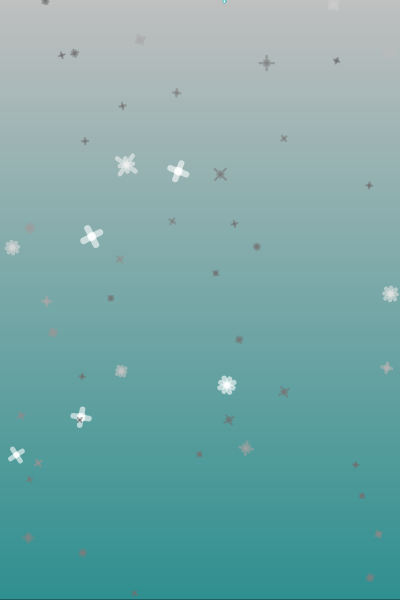
Frame 1 (no input)
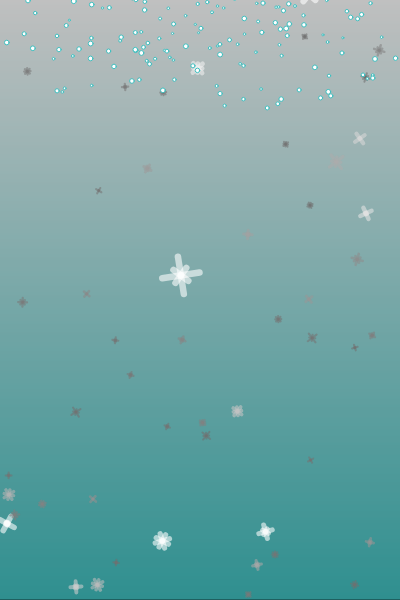
Frame 60 (no input)
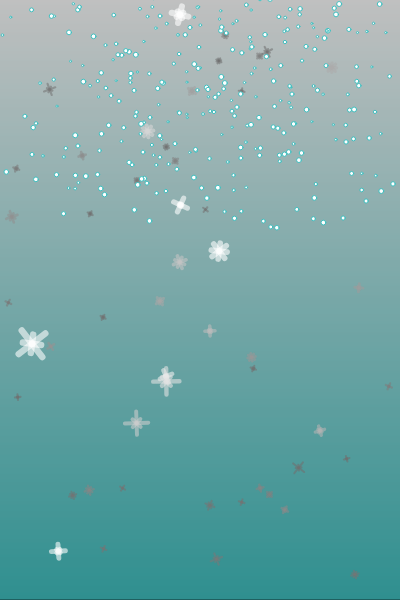
Frame 120 (the mouse pressed at the canvas centre since frame 60)

The p5.js sketch that drew these frames (run headless with seeded random() and noise() and a simulated clock; from frame 60 on, the mouse is pressed at the canvas centre):

// p5.js sketch
// ── sketch.js
let snowflakes = []; // array to hold snowflake objects
let c1,c2;
let snow;

function setup() {
    createCanvas(400, 600);
    snow = new snowStorm();
  }

function draw() {
  background(0,255);
  snow = new snowStorm();
  //snow.update();
  c1 = color(255);
  c2 = color(63, 191, 191);
  
  for(let y=0; y<height; y++){
    n = map(y,0,height,0,1);
    let newc = lerpColor(c1,c2,n);
    stroke(newc);
    line(0,y,width, y);
  }

  snow.update();
  let t = frameCount / 400; // update time

  // create a random number of snowflakes each frame
  for (let i = 0; i < random(5); i++) {
    snowflakes.push(new snowflake()); // append snowflake object
  }

  // loop through snowflakes with a for..of loop
  for (let flake of snowflakes) {
    flake.update(t); // update snowflake position
    flake.display(); // draw snowflake
  }
}

// snowflake class
function snowflake() {
  // initialize coordinates
  this.posX = 0;
  this.posY = random(-50, 0);
  this.initialangle = random(0, 2 * PI);
  this.size = random(2, 5);

  // radius of snowflake spiral
  // chosen so the snowflakes are uniformly spread out in area
  this.radius = sqrt(random(pow(width / 2, 2)));

  this.update = function(time) {
    // x position follows a circle
    let w = 0.6; // angular speed
    let angle = w * time + this.initialangle;
    this.posX = width / 2 + this.radius * sin(angle);

    // different size snowflakes fall at slightly different y speeds
    this.posY += pow(this.size, 0.5);

    // delete snowflake if past end of screen
    if (this.posY > height) {
      let index = snowflakes.indexOf(this);
      snowflakes.splice(index, 1);
    }
  };

  this.display = function() {
    ellipse(this.posX, this.posY, this.size);
  };
}

function snowStorm() {
  this.pos = []; /// Each flake's location
  this.vel = []; /// Each flake's speed (related to scale).
  this.size = []; /// The flake's size (related to distance).
  this.flow = []; /// Adds a generalized noise movement
  this.breeze = []; /// Adds a wind force using noise
  this.rot = []; /// Spin the snowflakes
  this.yoff = []; /// Each flake's unique noise value
  let dense = 50; /// How many flakes
  let sizeset = 0; /// Set the size based on order in array.
  
  for (let i = 0; i < dense; i++) {
    this.yoff.push(random(1000));
    this.pos.push(createVector(random(width),random(height)));
    
    /// Set the size using lerp.  This will make more small
    /// flakes with fewer large ones to add depth to the scene.
    sizeset = lerp(sizeset,5,0.1);
    this.size.push(7-sizeset);
    
    /// Smaller flakes are in the distance, and should fall
    /// slower to maintain perspective.  Set velocities to scale.
    this.vel.push(createVector(0,this.size[i])); 
    this.vel[i].mult(1.25);
    
    /// Each flake will fall in a general direction plus
    /// each flake has a unique deviation.  This simulates how
    /// aerodynamics disturb the constant rate of descent.
    this.flow.push(0);
    this.breeze.push(random(0.75));
    this.rot.push(random(-PI,PI));
  }
    
  this.update = function() {
    for (let i = 0; i < dense; i++) {
      this.yoff[i] += 0.05;
      this.pos[i].add(this.vel[i]);
      
      /// Generate common movement.
      this.flow[i] = map(noise((i+1)*0.01,
                               this.yoff[i],
                           frameCount*0.01),
                         0,1,
                         -this.size[i]*4,
                         this.size[i]*4);
      
      /// Generate unique rotation.
      this.rot[i] =  map(noise(this.yoff[i]*0.1,
                           frameCount*0.00001),
                         0,1,
                         -TWO_PI,
                         TWO_PI);
      
      /// Provide for left or right wind force.
      let switchmove = map(noise(this.yoff[i]*0.1,
                                 frameCount*0.005),
                           0,1,
                           -3,3);
      /// Applies scale to wind force.
      let move = map(this.size[i],1,5,0.1,2);
      move *= switchmove;
      
      /// Accumulate the wind force.
      this.pos[i].x += move;
      

      this.bounds(i);
      
      push();
      /// Brighter colors in front (large flakes),
      /// dimmer colors in back (small flakes).
      let scol = map(this.size[i],1,5,64,255);
      stroke(scol,150);
      // stroke(0,scol,scol,150);
      strokeWeight(this.size[i]);
      
      
      push();
      translate(this.pos[i].x+this.flow[i],
            this.pos[i].y+this.flow[i]);
      rotate(this.rot[i]);
      
      /// Change the shape of the snowflakes.
      let flip = map(this.rot[i],-TWO_PI,TWO_PI,
                     -this.size[i]*4,
                     this.size[i]*4);
      
      let scale = this.size[i];
      line(-scale-flip,0,
           scale+flip,0);
      line(0,scale+flip,
           0,-scale-flip);
      line(scale,scale,
           -scale,-scale);
      line(scale,-scale,
           -scale,scale);
      pop();
      
      pop();
      
    }
  }
  
  this.bounds = function(i) {
    /// Reset to top or wrap-around when
    /// out-of-bounds.
    /// Keep current size, and factor velocity.
    
    if (this.pos[i].y > height) {
      this.pos[i] = createVector(random(width),0);
      this.vel[i] = createVector(0,this.size[i]);                  
      this.vel[i].mult(1.25);
    }
    if (this.pos[i].x > width) {
      this.pos[i].x = 0;
    }
    if (this.pos[i].x < 0) {
      this.pos[i].x = width;
    }
  }
  
}
// ── style.css
@media (min-width: 360px) {
    img {
        width: 200px;
    }
}

@media (min-width: 720px) {
    img {
        width: 400px;
    }
}

@media (min-width: 1600px) {
    img {
        width: 400px;
    }
}

html, body{
    /*height: 100%;*/
    margin: 0;
}

body, main{
    display: flex;
    flex-direction: column;
    justify-content: center;
    align-items: center;
    background-color: rgb(228, 228, 228);
}

#parent {
    width: 75%;
  }
